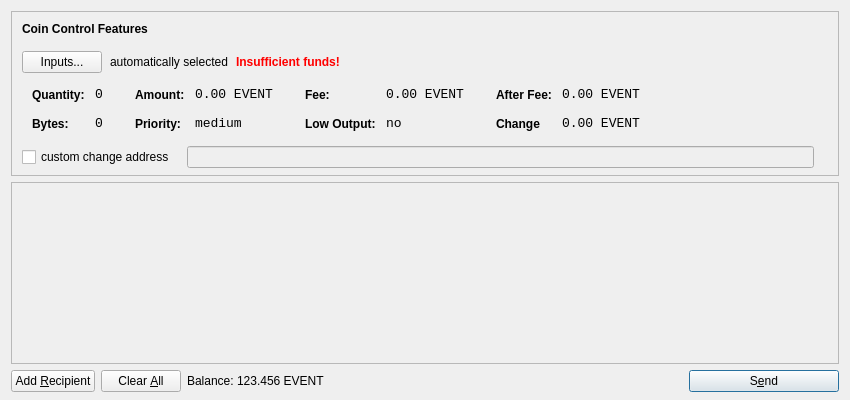
<?xml version="1.0" encoding="UTF-8"?>
<ui version="4.0">
 <class>SendCoinsDialog</class>
 <widget class="QDialog" name="SendCoinsDialog">
  <property name="geometry">
   <rect>
    <x>0</x>
    <y>0</y>
    <width>850</width>
    <height>400</height>
   </rect>
  </property>
  <property name="windowTitle">
   <string>Send Coins</string>
  </property>
  <layout class="QVBoxLayout" name="verticalLayout" stretch="0,1,0">
   <property name="bottomMargin">
    <number>8</number>
   </property>
   <item>
    <widget class="QFrame" name="frameCoinControl">
     <property name="sizePolicy">
      <sizepolicy hsizetype="Expanding" vsizetype="Expanding">
       <horstretch>0</horstretch>
       <verstretch>0</verstretch>
      </sizepolicy>
     </property>
     <property name="maximumSize">
      <size>
       <width>16777215</width>
       <height>16777215</height>
      </size>
     </property>
     <property name="frameShape">
      <enum>QFrame::StyledPanel</enum>
     </property>
     <property name="frameShadow">
      <enum>QFrame::Sunken</enum>
     </property>
     <layout class="QVBoxLayout" name="verticalLayoutCoinControl2">
      <property name="spacing">
       <number>-1</number>
      </property>
      <property name="leftMargin">
       <number>0</number>
      </property>
      <property name="topMargin">
       <number>0</number>
      </property>
      <property name="rightMargin">
       <number>0</number>
      </property>
      <property name="bottomMargin">
       <number>6</number>
      </property>
      <item>
       <layout class="QVBoxLayout" name="verticalLayoutCoinControl" stretch="0,0,0,0,1">
        <property name="spacing">
         <number>0</number>
        </property>
        <property name="leftMargin">
         <number>10</number>
        </property>
        <property name="topMargin">
         <number>10</number>
        </property>
        <item>
         <layout class="QHBoxLayout" name="horizontalLayoutCoinControl1">
          <property name="bottomMargin">
           <number>15</number>
          </property>
          <item>
           <widget class="QLabel" name="labelCoinControlFeatures">
            <property name="sizePolicy">
             <sizepolicy hsizetype="Preferred" vsizetype="Maximum">
              <horstretch>0</horstretch>
              <verstretch>0</verstretch>
             </sizepolicy>
            </property>
            <property name="font">
             <font>
              <weight>75</weight>
              <bold>true</bold>
             </font>
            </property>
            <property name="styleSheet">
             <string notr="true">font-weight:bold;</string>
            </property>
            <property name="text">
             <string>Coin Control Features</string>
            </property>
           </widget>
          </item>
         </layout>
        </item>
        <item>
         <layout class="QHBoxLayout" name="horizontalLayoutCoinControl2" stretch="0,0,0,0">
          <property name="spacing">
           <number>8</number>
          </property>
          <property name="bottomMargin">
           <number>10</number>
          </property>
          <item>
           <widget class="QPushButton" name="pushButtonCoinControl">
            <property name="styleSheet">
             <string notr="true"/>
            </property>
            <property name="text">
             <string>Inputs...</string>
            </property>
           </widget>
          </item>
          <item>
           <widget class="QLabel" name="labelCoinControlAutomaticallySelected">
            <property name="text">
             <string>automatically selected</string>
            </property>
            <property name="margin">
             <number>5</number>
            </property>
           </widget>
          </item>
          <item>
           <widget class="QLabel" name="labelCoinControlInsuffFunds">
            <property name="font">
             <font>
              <weight>75</weight>
              <bold>true</bold>
             </font>
            </property>
            <property name="styleSheet">
             <string notr="true">color:red;font-weight:bold;</string>
            </property>
            <property name="text">
             <string>Insufficient funds!</string>
            </property>
            <property name="margin">
             <number>5</number>
            </property>
           </widget>
          </item>
          <item>
           <spacer name="horizontalSpacerCoinControl">
            <property name="orientation">
             <enum>Qt::Horizontal</enum>
            </property>
            <property name="sizeHint" stdset="0">
             <size>
              <width>40</width>
              <height>1</height>
             </size>
            </property>
           </spacer>
          </item>
         </layout>
        </item>
        <item>
         <widget class="QWidget" name="widgetCoinControl" native="true">
          <property name="sizePolicy">
           <sizepolicy hsizetype="Preferred" vsizetype="Preferred">
            <horstretch>0</horstretch>
            <verstretch>0</verstretch>
           </sizepolicy>
          </property>
          <property name="minimumSize">
           <size>
            <width>0</width>
            <height>0</height>
           </size>
          </property>
          <property name="styleSheet">
           <string notr="true"/>
          </property>
          <layout class="QHBoxLayout" name="horizontalLayoutCoinControl5">
           <property name="margin">
            <number>0</number>
           </property>
           <item>
            <layout class="QHBoxLayout" name="horizontalLayoutCoinControl3" stretch="0,0,0,1">
             <property name="spacing">
              <number>20</number>
             </property>
             <property name="topMargin">
              <number>0</number>
             </property>
             <property name="bottomMargin">
              <number>10</number>
             </property>
             <item>
              <layout class="QFormLayout" name="formLayoutCoinControl1">
               <property name="horizontalSpacing">
                <number>10</number>
               </property>
               <property name="verticalSpacing">
                <number>14</number>
               </property>
               <property name="leftMargin">
                <number>10</number>
               </property>
               <property name="topMargin">
                <number>4</number>
               </property>
               <property name="rightMargin">
                <number>6</number>
               </property>
               <item row="0" column="0">
                <widget class="QLabel" name="labelCoinControlQuantityText">
                 <property name="styleSheet">
                  <string notr="true">font-weight:bold;</string>
                 </property>
                 <property name="text">
                  <string>Quantity:</string>
                 </property>
                 <property name="margin">
                  <number>0</number>
                 </property>
                </widget>
               </item>
               <item row="0" column="1">
                <widget class="QLabel" name="labelCoinControlQuantity">
                 <property name="font">
                  <font>
                   <family>Monospace</family>
                   <pointsize>10</pointsize>
                  </font>
                 </property>
                 <property name="cursor">
                  <cursorShape>IBeamCursor</cursorShape>
                 </property>
                 <property name="contextMenuPolicy">
                  <enum>Qt::ActionsContextMenu</enum>
                 </property>
                 <property name="text">
                  <string>0</string>
                 </property>
                 <property name="margin">
                  <number>0</number>
                 </property>
                 <property name="textInteractionFlags">
                  <set>Qt::LinksAccessibleByMouse|Qt::TextSelectableByKeyboard|Qt::TextSelectableByMouse</set>
                 </property>
                </widget>
               </item>
               <item row="1" column="0">
                <widget class="QLabel" name="labelCoinControlBytesText">
                 <property name="styleSheet">
                  <string notr="true">font-weight:bold;</string>
                 </property>
                 <property name="text">
                  <string>Bytes:</string>
                 </property>
                </widget>
               </item>
               <item row="1" column="1">
                <widget class="QLabel" name="labelCoinControlBytes">
                 <property name="font">
                  <font>
                   <family>Monospace</family>
                   <pointsize>10</pointsize>
                  </font>
                 </property>
                 <property name="cursor">
                  <cursorShape>IBeamCursor</cursorShape>
                 </property>
                 <property name="contextMenuPolicy">
                  <enum>Qt::ActionsContextMenu</enum>
                 </property>
                 <property name="text">
                  <string>0</string>
                 </property>
                 <property name="textInteractionFlags">
                  <set>Qt::LinksAccessibleByMouse|Qt::TextSelectableByKeyboard|Qt::TextSelectableByMouse</set>
                 </property>
                </widget>
               </item>
              </layout>
             </item>
             <item>
              <layout class="QFormLayout" name="formLayoutCoinControl2">
               <property name="horizontalSpacing">
                <number>10</number>
               </property>
               <property name="verticalSpacing">
                <number>14</number>
               </property>
               <property name="leftMargin">
                <number>6</number>
               </property>
               <property name="topMargin">
                <number>4</number>
               </property>
               <property name="rightMargin">
                <number>6</number>
               </property>
               <item row="0" column="0">
                <widget class="QLabel" name="labelCoinControlAmountText">
                 <property name="styleSheet">
                  <string notr="true">font-weight:bold;</string>
                 </property>
                 <property name="text">
                  <string>Amount:</string>
                 </property>
                 <property name="margin">
                  <number>0</number>
                 </property>
                </widget>
               </item>
               <item row="0" column="1">
                <widget class="QLabel" name="labelCoinControlAmount">
                 <property name="font">
                  <font>
                   <family>Monospace</family>
                   <pointsize>10</pointsize>
                  </font>
                 </property>
                 <property name="cursor">
                  <cursorShape>IBeamCursor</cursorShape>
                 </property>
                 <property name="contextMenuPolicy">
                  <enum>Qt::ActionsContextMenu</enum>
                 </property>
                 <property name="text">
                  <string>0.00 EVENT</string>
                 </property>
                 <property name="textInteractionFlags">
                  <set>Qt::LinksAccessibleByMouse|Qt::TextSelectableByKeyboard|Qt::TextSelectableByMouse</set>
                 </property>
                </widget>
               </item>
               <item row="1" column="0">
                <widget class="QLabel" name="labelCoinControlPriorityText">
                 <property name="styleSheet">
                  <string notr="true">font-weight:bold;</string>
                 </property>
                 <property name="text">
                  <string>Priority:</string>
                 </property>
                </widget>
               </item>
               <item row="1" column="1">
                <widget class="QLabel" name="labelCoinControlPriority">
                 <property name="font">
                  <font>
                   <family>Monospace</family>
                   <pointsize>10</pointsize>
                  </font>
                 </property>
                 <property name="cursor">
                  <cursorShape>IBeamCursor</cursorShape>
                 </property>
                 <property name="contextMenuPolicy">
                  <enum>Qt::ActionsContextMenu</enum>
                 </property>
                 <property name="text">
                  <string>medium</string>
                 </property>
                 <property name="textInteractionFlags">
                  <set>Qt::LinksAccessibleByMouse|Qt::TextSelectableByKeyboard|Qt::TextSelectableByMouse</set>
                 </property>
                </widget>
               </item>
              </layout>
             </item>
             <item>
              <layout class="QFormLayout" name="formLayoutCoinControl3">
               <property name="horizontalSpacing">
                <number>10</number>
               </property>
               <property name="verticalSpacing">
                <number>14</number>
               </property>
               <property name="leftMargin">
                <number>6</number>
               </property>
               <property name="topMargin">
                <number>4</number>
               </property>
               <property name="rightMargin">
                <number>6</number>
               </property>
               <item row="0" column="0">
                <widget class="QLabel" name="labelCoinControlFeeText">
                 <property name="styleSheet">
                  <string notr="true">font-weight:bold;</string>
                 </property>
                 <property name="text">
                  <string>Fee:</string>
                 </property>
                 <property name="margin">
                  <number>0</number>
                 </property>
                </widget>
               </item>
               <item row="0" column="1">
                <widget class="QLabel" name="labelCoinControlFee">
                 <property name="font">
                  <font>
                   <family>Monospace</family>
                   <pointsize>10</pointsize>
                  </font>
                 </property>
                 <property name="cursor">
                  <cursorShape>IBeamCursor</cursorShape>
                 </property>
                 <property name="contextMenuPolicy">
                  <enum>Qt::ActionsContextMenu</enum>
                 </property>
                 <property name="text">
                  <string>0.00 EVENT</string>
                 </property>
                 <property name="textInteractionFlags">
                  <set>Qt::LinksAccessibleByMouse|Qt::TextSelectableByKeyboard|Qt::TextSelectableByMouse</set>
                 </property>
                </widget>
               </item>
               <item row="1" column="0">
                <widget class="QLabel" name="labelCoinControlLowOutputText">
                 <property name="styleSheet">
                  <string notr="true">font-weight:bold;</string>
                 </property>
                 <property name="text">
                  <string>Low Output:</string>
                 </property>
                </widget>
               </item>
               <item row="1" column="1">
                <widget class="QLabel" name="labelCoinControlLowOutput">
                 <property name="font">
                  <font>
                   <family>Monospace</family>
                   <pointsize>10</pointsize>
                  </font>
                 </property>
                 <property name="cursor">
                  <cursorShape>IBeamCursor</cursorShape>
                 </property>
                 <property name="contextMenuPolicy">
                  <enum>Qt::ActionsContextMenu</enum>
                 </property>
                 <property name="text">
                  <string>no</string>
                 </property>
                 <property name="textInteractionFlags">
                  <set>Qt::LinksAccessibleByMouse|Qt::TextSelectableByKeyboard|Qt::TextSelectableByMouse</set>
                 </property>
                </widget>
               </item>
              </layout>
             </item>
             <item>
              <layout class="QFormLayout" name="formLayoutCoinControl4">
               <property name="horizontalSpacing">
                <number>10</number>
               </property>
               <property name="verticalSpacing">
                <number>14</number>
               </property>
               <property name="leftMargin">
                <number>6</number>
               </property>
               <property name="topMargin">
                <number>4</number>
               </property>
               <property name="rightMargin">
                <number>6</number>
               </property>
               <item row="0" column="0">
                <widget class="QLabel" name="labelCoinControlAfterFeeText">
                 <property name="styleSheet">
                  <string notr="true">font-weight:bold;</string>
                 </property>
                 <property name="text">
                  <string>After Fee:</string>
                 </property>
                 <property name="margin">
                  <number>0</number>
                 </property>
                </widget>
               </item>
               <item row="0" column="1">
                <widget class="QLabel" name="labelCoinControlAfterFee">
                 <property name="font">
                  <font>
                   <family>Monospace</family>
                   <pointsize>10</pointsize>
                  </font>
                 </property>
                 <property name="cursor">
                  <cursorShape>IBeamCursor</cursorShape>
                 </property>
                 <property name="contextMenuPolicy">
                  <enum>Qt::ActionsContextMenu</enum>
                 </property>
                 <property name="text">
                  <string>0.00 EVENT</string>
                 </property>
                 <property name="textInteractionFlags">
                  <set>Qt::LinksAccessibleByMouse|Qt::TextSelectableByKeyboard|Qt::TextSelectableByMouse</set>
                 </property>
                </widget>
               </item>
               <item row="1" column="0">
                <widget class="QLabel" name="labelCoinControlChangeText">
                 <property name="styleSheet">
                  <string notr="true">font-weight:bold;</string>
                 </property>
                 <property name="text">
                  <string>Change</string>
                 </property>
                </widget>
               </item>
               <item row="1" column="1">
                <widget class="QLabel" name="labelCoinControlChange">
                 <property name="font">
                  <font>
                   <family>Monospace</family>
                   <pointsize>10</pointsize>
                  </font>
                 </property>
                 <property name="cursor">
                  <cursorShape>IBeamCursor</cursorShape>
                 </property>
                 <property name="contextMenuPolicy">
                  <enum>Qt::ActionsContextMenu</enum>
                 </property>
                 <property name="text">
                  <string>0.00 EVENT</string>
                 </property>
                 <property name="textInteractionFlags">
                  <set>Qt::LinksAccessibleByMouse|Qt::TextSelectableByKeyboard|Qt::TextSelectableByMouse</set>
                 </property>
                </widget>
               </item>
              </layout>
             </item>
            </layout>
           </item>
          </layout>
         </widget>
        </item>
        <item>
         <layout class="QHBoxLayout" name="horizontalLayoutCoinControl4" stretch="0,0,0">
          <property name="spacing">
           <number>12</number>
          </property>
          <property name="sizeConstraint">
           <enum>QLayout::SetDefaultConstraint</enum>
          </property>
          <property name="topMargin">
           <number>5</number>
          </property>
          <property name="rightMargin">
           <number>5</number>
          </property>
          <item>
           <widget class="QCheckBox" name="checkBoxCoinControlChange">
            <property name="text">
             <string>custom change address</string>
            </property>
           </widget>
          </item>
          <item>
           <widget class="QLineEdit" name="lineEditCoinControlChange">
            <property name="enabled">
             <bool>false</bool>
            </property>
            <property name="sizePolicy">
             <sizepolicy hsizetype="Expanding" vsizetype="Fixed">
              <horstretch>0</horstretch>
              <verstretch>0</verstretch>
             </sizepolicy>
            </property>
           </widget>
          </item>
          <item>
           <widget class="QLabel" name="labelCoinControlChangeLabel">
            <property name="sizePolicy">
             <sizepolicy hsizetype="Preferred" vsizetype="Expanding">
              <horstretch>0</horstretch>
              <verstretch>0</verstretch>
             </sizepolicy>
            </property>
            <property name="minimumSize">
             <size>
              <width>0</width>
              <height>0</height>
             </size>
            </property>
            <property name="text">
             <string/>
            </property>
            <property name="margin">
             <number>3</number>
            </property>
           </widget>
          </item>
         </layout>
        </item>
        <item>
         <spacer name="verticalSpacerCoinControl">
          <property name="orientation">
           <enum>Qt::Vertical</enum>
          </property>
          <property name="sizeHint" stdset="0">
           <size>
            <width>800</width>
            <height>1</height>
           </size>
          </property>
         </spacer>
        </item>
       </layout>
      </item>
     </layout>
    </widget>
   </item>
   <item>
    <widget class="QScrollArea" name="scrollArea">
     <property name="widgetResizable">
      <bool>true</bool>
     </property>
     <widget class="QWidget" name="scrollAreaWidgetContents">
      <property name="geometry">
       <rect>
        <x>0</x>
        <y>0</y>
        <width>830</width>
        <height>165</height>
       </rect>
      </property>
      <layout class="QVBoxLayout" name="verticalLayout_2">
       <property name="margin">
        <number>0</number>
       </property>
       <item>
        <layout class="QVBoxLayout" name="entries">
         <property name="spacing">
          <number>6</number>
         </property>
        </layout>
       </item>
       <item>
        <spacer name="verticalSpacer">
         <property name="orientation">
          <enum>Qt::Vertical</enum>
         </property>
         <property name="sizeHint" stdset="0">
          <size>
           <width>20</width>
           <height>40</height>
          </size>
         </property>
        </spacer>
       </item>
      </layout>
     </widget>
    </widget>
   </item>
   <item>
    <layout class="QHBoxLayout" name="horizontalLayout">
     <item>
      <widget class="QPushButton" name="addButton">
       <property name="toolTip">
        <string>Send to multiple recipients at once</string>
       </property>
       <property name="text">
        <string>Add &amp;Recipient</string>
       </property>
       <property name="icon">
        <iconset resource="../bitcoin.qrc">
         <normaloff>:/icons/add</normaloff>:/icons/add</iconset>
       </property>
       <property name="autoDefault">
        <bool>false</bool>
       </property>
      </widget>
     </item>
     <item>
      <widget class="QPushButton" name="clearButton">
       <property name="sizePolicy">
        <sizepolicy hsizetype="Minimum" vsizetype="Fixed">
         <horstretch>0</horstretch>
         <verstretch>0</verstretch>
        </sizepolicy>
       </property>
       <property name="toolTip">
        <string>Remove all transaction fields</string>
       </property>
       <property name="text">
        <string>Clear &amp;All</string>
       </property>
       <property name="icon">
        <iconset resource="../bitcoin.qrc">
         <normaloff>:/icons/remove</normaloff>:/icons/remove</iconset>
       </property>
       <property name="autoRepeatDelay">
        <number>300</number>
       </property>
       <property name="autoDefault">
        <bool>false</bool>
       </property>
      </widget>
     </item>
     <item>
      <layout class="QHBoxLayout" name="horizontalLayout_2">
       <property name="spacing">
        <number>3</number>
       </property>
       <item>
        <widget class="QLabel" name="label">
         <property name="sizePolicy">
          <sizepolicy hsizetype="Preferred" vsizetype="Fixed">
           <horstretch>0</horstretch>
           <verstretch>0</verstretch>
          </sizepolicy>
         </property>
         <property name="text">
          <string>Balance:</string>
         </property>
        </widget>
       </item>
       <item>
        <widget class="QLabel" name="labelBalance">
         <property name="sizePolicy">
          <sizepolicy hsizetype="Preferred" vsizetype="Fixed">
           <horstretch>0</horstretch>
           <verstretch>0</verstretch>
          </sizepolicy>
         </property>
         <property name="cursor">
          <cursorShape>IBeamCursor</cursorShape>
         </property>
         <property name="text">
          <string>123.456 EVENT</string>
         </property>
         <property name="textInteractionFlags">
          <set>Qt::LinksAccessibleByMouse|Qt::TextSelectableByKeyboard|Qt::TextSelectableByMouse</set>
         </property>
        </widget>
       </item>
      </layout>
     </item>
     <item>
      <spacer name="horizontalSpacer">
       <property name="orientation">
        <enum>Qt::Horizontal</enum>
       </property>
       <property name="sizeHint" stdset="0">
        <size>
         <width>40</width>
         <height>20</height>
        </size>
       </property>
      </spacer>
     </item>
     <item>
      <widget class="QPushButton" name="sendButton">
       <property name="minimumSize">
        <size>
         <width>150</width>
         <height>0</height>
        </size>
       </property>
       <property name="toolTip">
        <string>Confirm the send action</string>
       </property>
       <property name="text">
        <string>S&amp;end</string>
       </property>
       <property name="icon">
        <iconset resource="../bitcoin.qrc">
         <normaloff>:/icons/send</normaloff>:/icons/send</iconset>
       </property>
       <property name="default">
        <bool>true</bool>
       </property>
      </widget>
     </item>
    </layout>
   </item>
  </layout>
 </widget>
 <resources>
  <include location="../bitcoin.qrc"/>
 </resources>
 <connections/>
</ui>
